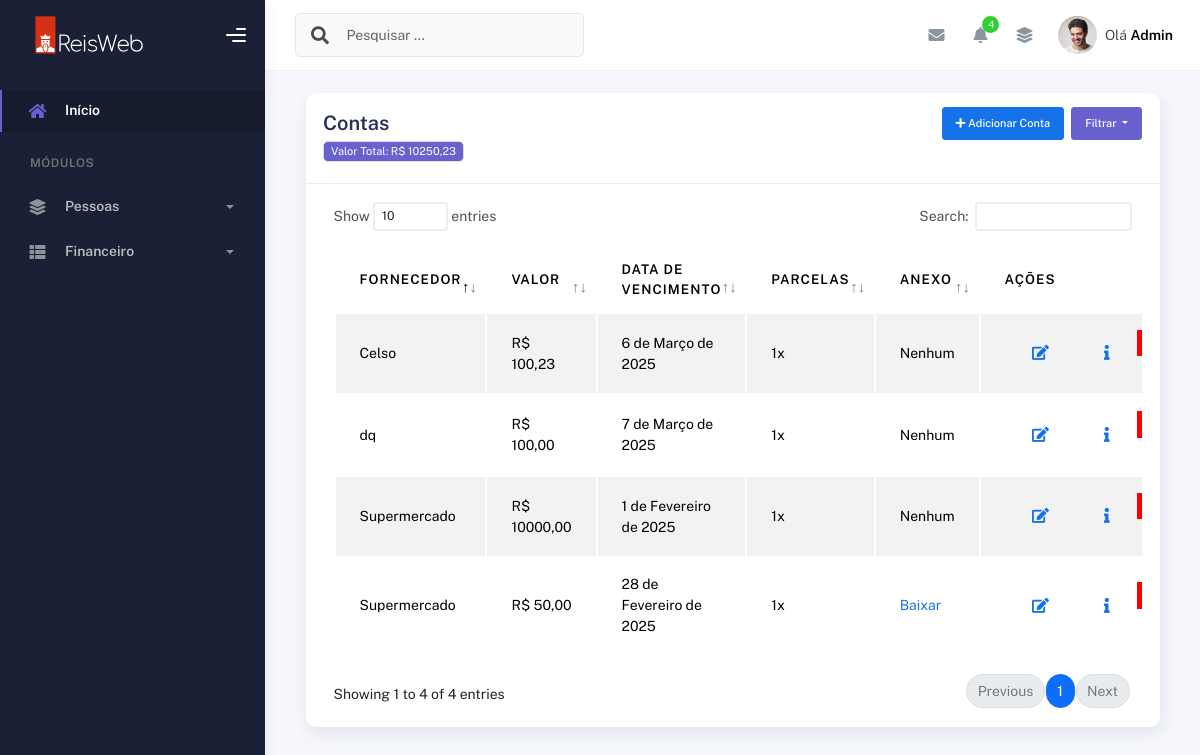
Screenshot of /contas/todas_contas/ (signed in) with the database file from the repository.
### plataformacontas/models.py (models this page shows, shortened)
class ContaPagar(models.Model):
    pastor = models.ForeignKey(User, on_delete=models.CASCADE)  # Usuário dono da conta
    fornecedor = models.CharField(max_length=255)  # Nome do fornecedor
    descricao = models.TextField()  # Descrição da conta
    valor = models.DecimalField(max_digits=10, decimal_places=2)  # Valor da conta
    data_vencimento = models.DateField()  # Data de vencimento da conta
    quantidade_parcelas = models.PositiveIntegerField(default=1)  # Número de parcelas
    arquivo = models.FileField(upload_to="contas_a_pagar/", blank=True, null=True)  # Upload de arquivo
    data_criacao = models.DateTimeField(auto_now_add=True)  # Data de criação

### plataformacontas/views.py (the view)
# urls.py: path('contas/todas_contas/', views.todas_contas, name='todas_contas'),
@login_required(login_url='/usuarios/login')
def todas_contas(request):
    contas = ContaPagar.objects.filter(pastor=request.user).order_by("-data_criacao")
    total_geral = contas.aggregate(Sum('valor'))['valor__sum'] or 0
    return render(request, "todas_contas.html", {
        "contas": contas,
        "total_geral": total_geral
    })

### plataformacontas/templates/todas_contas.html (shortened to what this page needs)
{% extends "bases/base_plataformaigreja.html" %}
{% load static %}
{% block 'conteudo' %}
  <div class="container">
    <div class="page-inner">
      <div class="col-md-12">
        <div class="card">
          <div class="card-header">
            <div class="d-flex align-items-center">
              <h4 class="card-title">Contas</h4><br/>
                <button
                  class="btn btn-primary ms-auto btn-sm me-md-2"
                  data-bs-toggle="modal"
                  data-bs-target="#cadastroContaModal"
                >
                  <i class="fa fa-plus"></i>
                  Adicionar Conta
                </button>
              <div class="btn-group" role="group" aria-label="Button group with nested dropdown">
                <div class="btn-group" role="group">
                  <button id="btnGroupDrop1" type="button" class="btn btn-secondary dropdown-toggle btn-sm" data-bs-toggle="dropdown" aria-expanded="false">
                    Filtrar
                  </button>
                </div>
              </div>
            </div>
            <h6><span class="badge bg-secondary">Valor Total:</strong> R$ {{ total_geral|floatformat:2 }}</span></h6>
          </div>
        <div class="card-body">
                    <div class="table-responsive">
                      <table
                        id="add-row"
                        class="display table table-striped table-hover"
                      >
                        <thead>
                          <tr>
                            <th>Fornecedor</th>
                            <th>Valor</th>
                            <th>Data de Vencimento</th>
                            <th>Parcelas</th>
                            <th>Anexo</th>
                            <th style="width: 10%">Ações</th>
                          </tr>
                        </thead>
                        <tbody>
                            {% for conta in contas %}
                            <tr>
                              <td>{{ conta.fornecedor }}</td>
                              <td>R$ {{ conta.valor }}</td>
                              <td>{{ conta.data_vencimento }}</td>
                              <td>{{ conta.quantidade_parcelas }}x</td>
                              <td>
                                {% if conta.arquivo %}
                                <a href="{{ conta.arquivo.url }}" target="_blank">Baixar</a>
                                {% else %}
                                Nenhum
                                {% endif %}
                              </td>
                              <td>
                                <div class="form-button-action">
                                  <a href="{% url 'editar_conta' conta.id %}">
                                  <button
                                    type="button"
                                    title="Editar"
                                    class="btn btn-link btn-primary btn-lg"
                                    data-original-title="Edit Task"
                                    data-bs-toggle="modal"
                                    data-bs-target="#editarMembroModal"
                                  >
                                    <i class="fa fa-edit"></i>
                                  </button>
                                </a>
                                <button
                                    type="button"
                                    title="Informações"
                                    class="btn btn-link btn-primary btn-lg btn-detalhes"
                                    data-original-title="Edit Task"
                                    data-id="#"
                                    data-modal="modal-{{ conta.id }}"
                                    data-bs-toggle="modal"
                                    data-bs-target="#modal-{{ conta.id }}"
                                  >
                                    <i class="fa fa-info"></i>
                                  </button>
                                  <form action="{% url 'excluir_conta' conta.id %}" method="POST" onsubmit="return confirm('Tem certeza que deseja excluir esta conta?');">
                                      <button type="submit" class="btn-sm" style="background-color: red; color: white; padding: 5px 10px; border: none; cursor: pointer;">
                                      </button>
                                    </form>
                                </div>
                              </td>
                            </tr>
                          {% endfor %}
                        </tbody>
                      </table>
                    </div>
                  </div>
                </div>
              </div>
            </div>
          </div>
        </div>
      </div>
    </div>
{% endblock %}

### rows the page displays
ContaPagar: fornecedor "Celso", valor "100,23", data_vencimento "6 de Março de 2025", quantidade_parcelas "1", arquivo "Nenhum"
ContaPagar: fornecedor "dq", valor "100,00", data_vencimento "7 de Março de 2025", quantidade_parcelas "1", arquivo "Nenhum"
ContaPagar: fornecedor "Supermercado", valor "10000,00", data_vencimento "1 de Fevereiro de 2025", quantidade_parcelas "1", arquivo "Nenhum"
ContaPagar: fornecedor "Supermercado", valor "50,00", data_vencimento "28 de Fevereiro de 2025", quantidade_parcelas "1"

### other values shown
{{ total_geral|floatformat:2 }} "10250,23"
